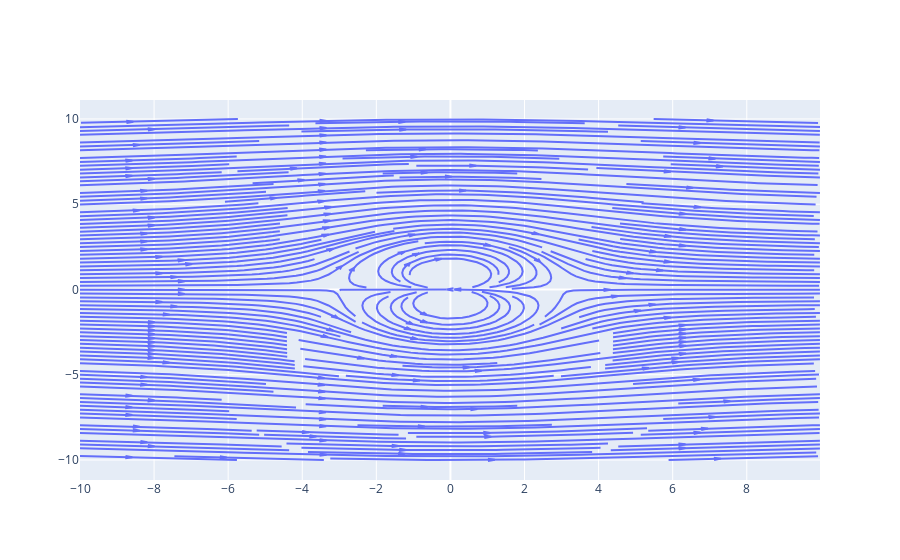

Source (notebook cell):
### Code cell
fig=ff.create_streamline(x,y,u,v,arrow_scale=0.2,density=3)
fig.show()

### Figure 1 — Plotly figure (JSON) as saved in the notebook; plotly's stock layout.template omitted (floating-point values rounded to 4 significant figures; data arrays with more than 128 entries replaced by an {"elided": "..."} marker saying what was removed)
{"data": [{"mode": "lines", "type": "scatter", "x": {"elided": "8258 float values"}, "y": {"elided": "8258 float values"}}], "layout": {"hovermode": "closest"}}
